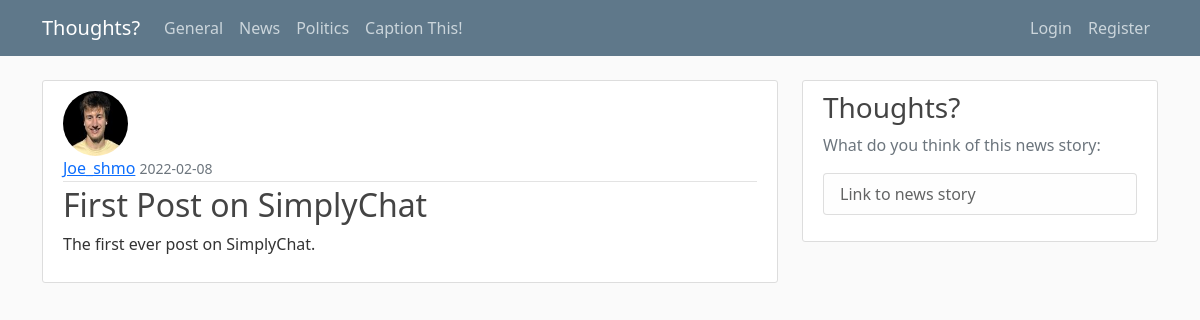
/post/1, run on an earlier commit of the app's database.
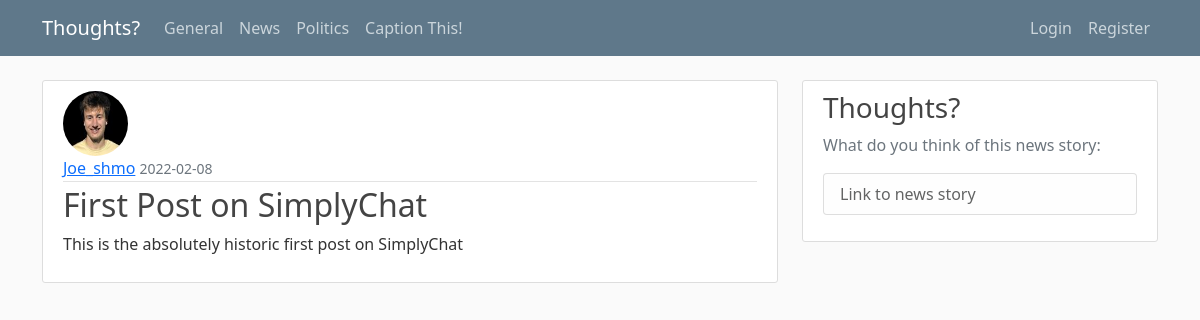
And on a later commit of the database.
### App/models.py (models this page shows, shortened)
class Post(db.Model):
     id = db.Column(db.Integer, primary_key = True)
     title = db.Column(db.String(100), nullable = False)
     date_posted = db.Column(db.DateTime, nullable = False, default = datetime.utcnow)
     content = db.Column(db.Text, nullable = False)
     user_id = db.Column(db.Integer, db.ForeignKey('user.id'), nullable = False)

### App/posts/routes.py (the view)
@posts.route("/post/<int:post_id>")
def post(post_id):
    post = Post.query.get_or_404(post_id)
    return render_template('post.html', title=post.title, post=post)

### App/templates/post.html (shortened to what this page needs)
{% extends 'layout.html' %}
{% block content %}
    <article class="media content-section">
        <img class="rounded-circle article-img" src="{{ url_for('static', filename='profile_pics/' + post.author.image_file) }}">
        <div class="media-body">
          <div class="article-metadata">
            <a class="mr-2" href="{{ url_for('users.user_posts', username=post.author.username) }}">{{ post.author.username }}</a>
            <small class="text-muted">{{ post.date_posted.strftime('%Y-%m-%d') }}</small>
          </div>
          <h2 class="article-title">{{ post.title }}</h2>
          <p class="article-content">{{ post.content }}</p>
        </div>
      </article>
{% endblock content %}

What changed in the data, as far as the page shows it:
changed Post "First Post on SimplyChat": content "The first ever post on SimplyChat." → "This is the absolutely historic first post on SimplyChat"
